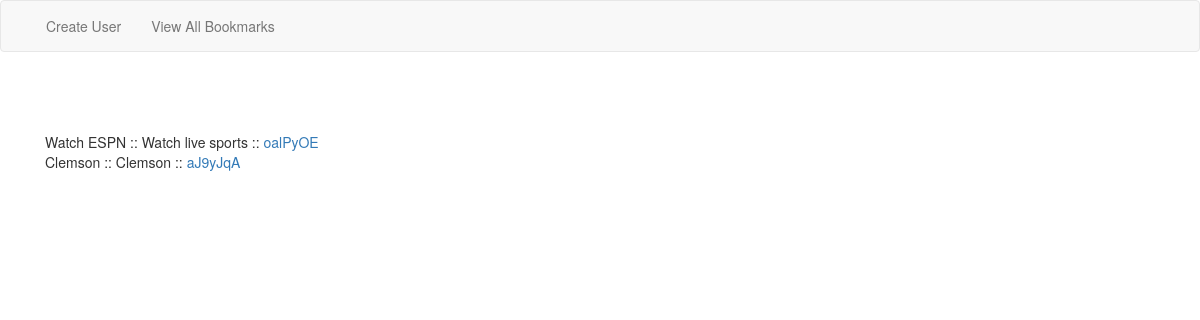
The app's page /bookmarks_by_users/, older data.
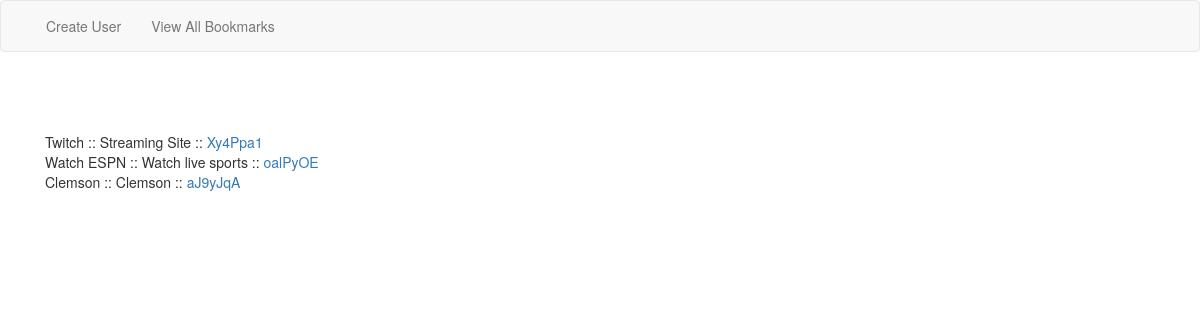
The same page, newer data.
### url_app/models.py (models this page shows, shortened)
class Bookmark(models.Model):
    URL = models.URLField(max_length=300)
    title = models.CharField(max_length=30)
    description = models.TextField()
    user = models.ForeignKey(User)
    hash_id = models.CharField(max_length=10)
    created = models.DateTimeField(auto_now_add=True)
    clicked = models.IntegerField(default=0)
    class Meta:
        ordering = ['-created']

### url_app/views.py (the view)
# urls.py: url(r'^bookmarks_by_users/$', AllBookmarksView.as_view(), name="all_bookmarks_view"),
class AllBookmarksView(ListView):
    template_name = 'url_app/bookmark_all_list.html'
    def get_queryset(self):
        return Bookmark.objects.all()

### templates/url_app/bookmark_all_list.html (shortened to what this page needs)
{% extends 'base.html' %}
{% block content %}
<div class="container">
    {% for item in object_list %}
        {{ item.title }} :: {{ item.description }} ::
        <a href="{{ item.URL }}">{{ item.hash_id }}</a>
        <br>
    {% endfor %}
{% endblock %}

Row changes from the older to the newer data that the page shows:
added Bookmark: title "Twitch", description "Streaming Site", hash_id "Xy4Ppa1"
